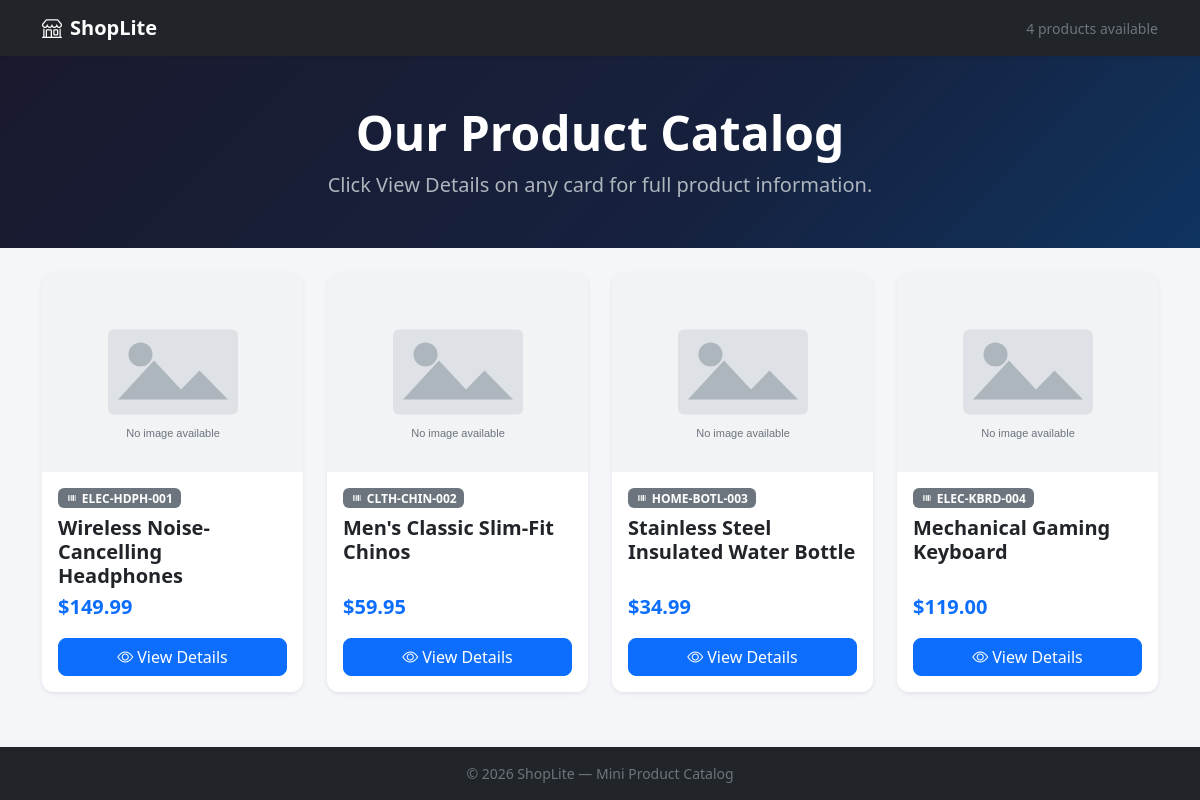
The page / on the database its author committed.
### tables this page shows
CREATE TABLE `products` (
  `id`          INT            NOT NULL AUTO_INCREMENT,
  `name`        VARCHAR(255)   NOT NULL,
  `description` TEXT           NOT NULL,
  `price`       DECIMAL(10,2)  NOT NULL,
  `sku`         VARCHAR(50)    NOT NULL,
  `image_url`   VARCHAR(255)   NULL DEFAULT NULL,
  PRIMARY KEY (`id`),
  UNIQUE KEY `uq_products_sku` (`sku`)
);

### index.php (called while the page is built, shortened)
<?php
require_once __DIR__ . '/app/Models/Product.php';
require_once __DIR__ . '/app/Controllers/ProductController.php';
try {
    $db = Database::getInstance();
    $productModel = new Product($db);
    $controller = new ProductController($productModel);
    $controller->handleRequest();
} catch (RuntimeException $e) {
    http_response_code(500);
    if (isset($_GET['action']) && $_GET['action'] === 'detail') {
        header('Content-Type: application/json; charset=utf-8');
        echo json_encode([
            'success' => false,
            'error' => $e->getMessage(),
        ]);
        exit;
    }
    echo '<!DOCTYPE html><html lang="en"><head><meta charset="UTF-8">
          <title>Server Error</title></head><body>
          <h2 style="color:#c0392b;font-family:sans-serif;">Application Error</h2>
          <p style="font-family:sans-serif;">' . htmlspecialchars($e->getMessage(), ENT_QUOTES) . '</p>
          <p style="font-family:sans-serif;">Please check your <code>config/database.php</code> settings.</p>
          </body></html>';
}

### app/Models/Product.php (called while the page is built, shortened)
<?php
class Product
{
    private PDO $db;
    public function __construct(PDO $db)
    {
        $this->db = $db;
    }
    public function getAll(): array
    {
        $sql  = 'SELECT id, name, description, price, sku, image_url
                 FROM products
                 ORDER BY id ASC';
        $stmt = $this->db->prepare($sql);
        $stmt->execute();
        return $stmt->fetchAll();
    }
}

### app/Views/catalog.php (the view, shortened to what this page needs)
<!DOCTYPE html>
<html lang="en">
<head>
  <link
    rel="stylesheet"
    href="https://cdn.jsdelivr.net/npm/bootstrap@5.3.3/dist/css/bootstrap.min.css"
  />
  <link
    rel="stylesheet"
    href="https://cdn.jsdelivr.net/npm/bootstrap-icons@1.11.3/font/bootstrap-icons.min.css"
  />
  <link rel="stylesheet" href="/assets/css/catalog.css" />
</head>
<body>
<nav class="navbar navbar-expand-lg navbar-dark bg-dark shadow-sm sticky-top">
  <div class="container">
    <a class="navbar-brand fw-bold" href="/">
      <i class="bi bi-shop me-2"></i>ShopLite
    </a>
    <span class="navbar-text text-secondary small">
      <?= count($products) ?> product<?= count($products) !== 1 ? 's' : '' ?> available
    </span>
  </div>
</nav>
<header class="hero-section py-5 mb-4">
  <div class="container text-center">
    <h1 class="display-5 fw-bold mb-2">Our Product Catalog</h1>
    <p class="text-muted lead mb-0">Click <strong>View Details</strong> on any card for full product information.</p>
  </div>
</header>
<main class="container mb-5">
  <?php if (empty($products)): ?>
    <div class="alert alert-warning text-center" role="alert">
      <i class="bi bi-exclamation-triangle me-2"></i>
      No products found. Make sure you have imported <code>database/products.sql</code>.
    </div>
  <?php else: ?>
    <div class="row row-cols-1 row-cols-sm-2 row-cols-lg-3 row-cols-xl-4 g-4">
      <?php foreach ($products as $product): ?>
        <?php
          $id    = (int)   $product['id'];
          $name  = htmlspecialchars($product['name'],      ENT_QUOTES, 'UTF-8');
          $sku   = htmlspecialchars($product['sku'],       ENT_QUOTES, 'UTF-8');
          $price = number_format((float) $product['price'], 2);
          $img   = !empty($product['image_url'])
                     ? htmlspecialchars($product['image_url'], ENT_QUOTES, 'UTF-8')
                     : '/assets/images/placeholder.svg';
        ?>
        <div class="col">
          <div class="card product-card h-100 shadow-sm border-0">
            <div class="product-img-wrapper">
              <img
                src="<?= $img ?>"
                alt="<?= $name ?>"
                class="card-img-top product-img"
                loading="lazy"
                onerror="this.src='/assets/images/placeholder.svg'"
              />
            </div>
            <div class="card-body d-flex flex-column">
              <span class="badge bg-secondary mb-2 align-self-start small">
                <i class="bi bi-upc me-1"></i><?= $sku ?>
              </span>
              <h5 class="card-title fw-semibold mb-1"><?= $name ?></h5>
              <p class="product-price fs-5 fw-bold mt-auto mb-3">
                $<?= $price ?>
              </p>
              <button
                class="btn btn-primary btn-view-details w-100"
                data-product-id="<?= $id ?>"
                aria-label="View details for <?= $name ?>"
              >
                <i class="bi bi-eye me-1"></i>View Details
              </button>
            </div>
          </div>
        </div>
      <?php endforeach; ?>
    </div>
  <?php endif; ?>
</main>
<footer class="footer bg-dark text-secondary py-3 mt-auto">
  <div class="container text-center small">
    &copy; <?= date('Y') ?> ShopLite &mdash; Mini Product Catalog
  </div>
</footer>
</body>
</html>

### app/Controllers/ProductController.php (shortened to what this page needs)
<?php
class ProductController
{
    private Product $productModel;
    public function __construct(Product $productModel)
    {
        $this->productModel = $productModel;
    }
    public function handleRequest(): void
    {
        $action = isset($_GET['action']) ? trim($_GET['action']) : '';
        if ($action === 'detail') {
            $this->handleApiDetail();
        } else {
            $this->renderCatalogView();
        }
    }
    private function renderCatalogView(): void
    {
        $products = $this->productModel->getAll();
        require_once __DIR__ . '/../Views/catalog.php';
    }
}

### public/assets/css/catalog.css (style rules this page uses)
body { background-color: #f5f6fa; min-height: 100vh; display: flex; flex-direction: column; }
main { flex: 1; }
.hero-section { background: linear-gradient(135deg, #1a1a2e 0%, #16213e 60%, #0f3460 100%); color: #fff; }
.hero-section .text-muted { color: #adb5bd !important; }
.product-card { border-radius: 0.75rem; overflow: hidden; transition: transform 0.2s ease, box-shadow 0.2s ease; }
.product-img-wrapper { height: 200px; overflow: hidden; background-color: #e9ecef; }
.product-img { width: 100%; height: 100%; object-fit: cover; transition: transform 0.3s ease; }
.product-price { color: #0d6efd; }
.btn-view-details { border-radius: 0.5rem; font-weight: 500; transition: background-color 0.15s ease; }
.footer { flex-shrink: 0; }

### rows shown on the page
products: sku "ELEC-HDPH-001", name "Wireless Noise-Cancelling Headphones", price "149.99"
products: sku "CLTH-CHIN-002", name "Men's Classic Slim-Fit Chinos", price "59.95"
products: sku "HOME-BOTL-003", name "Stainless Steel Insulated Water Bottle", price "34.99"
products: sku "ELEC-KBRD-004", name "Mechanical Gaming Keyboard", price "119.00"

### other values the page prints
count($products) "4"
